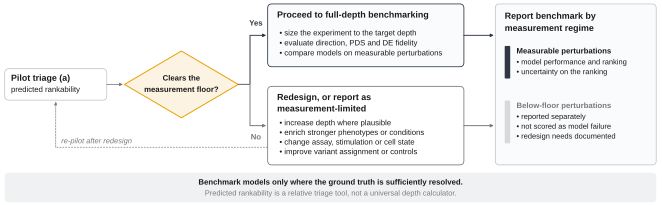

Python code for this plot:
"""Figure 6g - Power-aware reporting protocol (decision half), drawn at final size.

Schematic panel: no data are plotted, so no committed result file is read and no
number is stated.

WHY THIS FILE EXISTS (2026-07-27 rework)
----------------------------------------
The previous panel g was external vector art (Fig6g.pdf, authored on a 1330 pt
canvas and placed at 168 mm, scale 0.36). Two problems, both fixed here:

  1. REDUNDANCY. Its first three boxes ("Pilot screen", "Estimate measurement
     properties", "Predict rankability") were the same three steps already drawn
     in panel a, so a and g told substantially the same story twice and g
     occupied roughly the bottom half of the page to do it. Panel a now stops at
     the predictor OUTPUT and panel g starts at the DECISION, so the two panels
     are sequential: a = what you measure and predict, g = what you then do.
     Panel g's entry chip names panel a rather than redrawing it.

  2. VISUAL LANGUAGE. It used its own font, rounded-box style, a warning triangle,
     a tick-in-circle glyph, and red and green arrows. The house palette has no
     red, and green (#55966B) is JAK1's gene colour in panels b, c and e, so
     neither could be used as an ordinary category colour. This version is drawn
     in matplotlib at exactly 168 x 52 mm (composite scale 1.0) with the same
     box idiom, hairline weight and type sizes as panel a, and uses only:
       - neutral slate / grey ramp for process boxes and the "below floor" path
       - house HOTSPOT amber (#E69F00) for the single decision node
     The Yes / No branches are separated by position, label and box weight, not
     by hue, so the panel survives greyscale.

Wording is held to the Results text (Fig. 6g): triage tool, not a universal
cell-number calculator; "measurement floor" and "measurable perturbations"
throughout; no allele-level identification claim (that boundary condition is
carried by panel a).

Run:  python fig6g_workflow.py  ->  fig6g_workflow.pdf (+ .png)
Vector check:  pdfimages -list fig6g_workflow.pdf | tail -n +3 | wc -l   ->  0
"""
from __future__ import annotations

import os
import sys

sys.path.insert(0, os.path.dirname(os.path.dirname(os.path.abspath(__file__))))
import matplotlib.pyplot as plt
from matplotlib.patches import FancyArrowPatch, FancyBboxPatch, Polygon

import nm_style as S

W_MM, H_MM = 168.0, 52.0         # exactly the placement size in fig6_assemble.tex
TITLE_PT, BODY_PT, NOTE_PT = 6.4, 5.6, 5.4
BOX_EDGE = "#B9BEC4"             # neutral hairline, identical to panel a
BOX_FILL = "#FAFBFC"
STRIP_FILL = "#F0F1F3"           # same flat strip fill as panel a's caveat band
SLATE = S.FEATURE_COLORS["ESM+theta"]   # dark slate = measurable / proceed
MID = S.FEATURE_COLORS["ESM"]           # mid slate
DEC = S.HOTSPOT                          # #E69F00, the figure's only decision accent
DEC_FILL = "#FDF3E2"

# ---- geometry (mm) --------------------------------------------------------
ENTRY = (1.0, 26.5, 27.0, 34.5)
DIA_CX, DIA_CY, DIA_HW, DIA_HH = 46.0, 30.5, 14.5, 8.5
BOX_A = (68.0, 35.0, 118.0, 51.0)   # Yes branch (3 actions)
BOX_B = (68.0, 10.0, 118.0, 30.0)   # No branch (4 actions)
BOX_C = (126.0, 10.0, 167.0, 51.0)  # converged report
STRIP = (1.0, 0.5, 167.0, 8.0)
FEEDBACK_Y = 14.5


def rbox(ax, x0, y0, x1, y1, *, ec=BOX_EDGE, fc=BOX_FILL, lw=0.5, r=1.1, z=1):
    ax.add_patch(FancyBboxPatch((x0, y0), x1 - x0, y1 - y0,
                                boxstyle=f"round,pad=0,rounding_size={r}",
                                linewidth=lw, edgecolor=ec, facecolor=fc, zorder=z))


def arrow(ax, p0, p1, *, color=S.GREY, lw=0.6, ls="-", scale=4.5, z=2):
    ax.add_patch(FancyArrowPatch(p0, p1, arrowstyle="-|>", mutation_scale=scale,
                                 linewidth=lw, color=color, linestyle=ls,
                                 zorder=z, shrinkA=0, shrinkB=0))


def elbow(ax, x_start, y_start, x_turn, y_end, x_end, *, color=S.GREY, lw=0.6):
    """Horizontal-then-vertical-then-horizontal connector ending in an arrowhead."""
    ax.plot([x_start, x_turn], [y_start, y_start], color=color, lw=lw,
            solid_capstyle="butt", zorder=2)
    ax.plot([x_turn, x_turn], [y_start, y_end], color=color, lw=lw,
            solid_capstyle="butt", zorder=2)
    arrow(ax, (x_turn, y_end), (x_end, y_end), color=color, lw=lw)


def bullets(ax, x, y_top, items, *, dy=2.55, size=BODY_PT, color=S.INK):
    for i, txt in enumerate(items):
        ax.text(x, y_top - dy * i, "• " + txt, fontsize=size,
                va="center", ha="left", color=color, zorder=3)


def main() -> None:
    S.apply_rcparams()
    # drawn to an exact canvas: the tight bbox used by the data panels would crop
    # it and change the composite scale
    plt.rcParams["savefig.bbox"] = None

    fig = plt.figure(figsize=(W_MM * S.MM, H_MM * S.MM))
    ax = fig.add_axes([0, 0, 1, 1])
    ax.set_xlim(0, W_MM)
    ax.set_ylim(0, H_MM)
    ax.axis("off")

    # ---- entry: hands over from panel a ------------------------------------
    rbox(ax, *ENTRY, fc="white")
    ax.text(2.6, 32.0, "Pilot triage (a)", fontsize=TITLE_PT, fontweight="bold",
            va="center", ha="left", color=S.INK)
    ax.text(2.6, 29.1, "predicted rankability", fontsize=BODY_PT,
            va="center", ha="left", color=S.INK)
    arrow(ax, (ENTRY[2], DIA_CY), (DIA_CX - DIA_HW - 0.4, DIA_CY))

    # ---- decision node ------------------------------------------------------
    ax.add_patch(Polygon([[DIA_CX, DIA_CY + DIA_HH], [DIA_CX + DIA_HW, DIA_CY],
                          [DIA_CX, DIA_CY - DIA_HH], [DIA_CX - DIA_HW, DIA_CY]],
                         closed=True, linewidth=0.7, edgecolor=DEC,
                         facecolor=DEC_FILL, zorder=2))
    ax.text(DIA_CX, DIA_CY + 1.5, "Clears the", fontsize=BODY_PT,
            fontweight="bold", va="center", ha="center", color=S.INK, zorder=3)
    ax.text(DIA_CX, DIA_CY - 1.4, "measurement floor?", fontsize=BODY_PT,
            fontweight="bold", va="center", ha="center", color=S.INK, zorder=3)

    a_mid = (BOX_A[1] + BOX_A[3]) / 2.0
    b_mid = (BOX_B[1] + BOX_B[3]) / 2.0
    x_turn = 63.5

    # ---- Yes branch ---------------------------------------------------------
    elbow(ax, DIA_CX + DIA_HW, DIA_CY, x_turn, a_mid, BOX_A[0] - 0.4,
          color=SLATE, lw=0.7)
    ax.text(x_turn + 1.5, a_mid + 3.0, "Yes", fontsize=BODY_PT,
            fontweight="bold", va="center", ha="center", color=SLATE)
    rbox(ax, *BOX_A, ec=SLATE, lw=0.6)
    ax.text(70.4, BOX_A[3] - 2.9, "Proceed to full-depth benchmarking",
            fontsize=TITLE_PT, fontweight="bold", va="center", ha="left",
            color=S.INK)
    bullets(ax, 71.0, BOX_A[3] - 7.5,
            ["size the experiment to the target depth",
             "evaluate direction, PDS and DE fidelity",
             "compare models on measurable perturbations"])

    # ---- No branch ----------------------------------------------------------
    elbow(ax, DIA_CX + DIA_HW, DIA_CY, x_turn, b_mid, BOX_B[0] - 0.4,
          color=S.GREY, lw=0.7)
    ax.text(x_turn + 1.5, b_mid - 3.0, "No", fontsize=BODY_PT,
            fontweight="bold", va="center", ha="center", color=S.GREY)
    rbox(ax, *BOX_B, ec=S.GREY, lw=0.6, fc="white")
    # two-line title: the full phrase does not fit the 50 mm box on one line at
    # 6.4 pt, and shrinking the type below the house 5-7 pt band is not an option
    ax.text(70.4, BOX_B[3] - 2.9, "Redesign, or report as",
            fontsize=TITLE_PT, fontweight="bold", va="center", ha="left",
            color=S.INK)
    ax.text(70.4, BOX_B[3] - 5.8, "measurement-limited",
            fontsize=TITLE_PT, fontweight="bold", va="center", ha="left",
            color=S.INK)
    bullets(ax, 71.0, BOX_B[3] - 9.4,
            ["increase depth where plausible",
             "enrich stronger phenotypes or conditions",
             "change assay, stimulation or cell state",
             "improve variant assignment or controls"], dy=2.45)

    # feedback: redesign sends you back to a new pilot
    ax.plot([BOX_B[0], 14.0], [FEEDBACK_Y, FEEDBACK_Y], color=S.GREY, lw=0.5,
            ls=(0, (2.4, 1.8)), zorder=1)
    ax.add_patch(FancyArrowPatch((14.0, FEEDBACK_Y), (14.0, ENTRY[1] - 0.4),
                                 arrowstyle="-|>", mutation_scale=4.5,
                                 linewidth=0.5, color=S.GREY,
                                 linestyle=(0, (2.4, 1.8)), zorder=1,
                                 shrinkA=0, shrinkB=0))
    ax.text(15.4, FEEDBACK_Y + 1.5, "re-pilot after redesign", fontsize=NOTE_PT,
            va="center", ha="left", color=S.GREY, style="italic")

    # ---- converge on a stratified report ------------------------------------
    arrow(ax, (BOX_A[2], a_mid), (BOX_C[0] - 0.4, a_mid), color=SLATE, lw=0.7)
    arrow(ax, (BOX_B[2], b_mid), (BOX_C[0] - 0.4, b_mid), color=S.GREY, lw=0.7)

    rbox(ax, *BOX_C)
    ax.text(128.4, BOX_C[3] - 3.2, "Report benchmark by", fontsize=TITLE_PT,
            fontweight="bold", va="center", ha="left", color=S.INK)
    ax.text(128.4, BOX_C[3] - 6.3, "measurement regime", fontsize=TITLE_PT,
            fontweight="bold", va="center", ha="left", color=S.INK)

    # sub-block 1: measurable (dark slate accent bar)
    ax.add_patch(FancyBboxPatch((128.4, 32.0), 1.4, 8.3,
                                boxstyle="round,pad=0,rounding_size=0.2",
                                linewidth=0.0, facecolor=SLATE, zorder=2))
    ax.text(131.4, 38.9, "Measurable perturbations", fontsize=BODY_PT,
            fontweight="bold", va="center", ha="left", color=S.INK, zorder=3)
    bullets(ax, 131.4, 36.1, ["model performance and ranking",
                              "uncertainty on the ranking"], dy=2.5, size=NOTE_PT)

    # sub-block 2: below floor (light grey accent bar)
    ax.add_patch(FancyBboxPatch((128.4, 15.5), 1.4, 10.9,
                                boxstyle="round,pad=0,rounding_size=0.2",
                                linewidth=0.0, facecolor=S.LIGHT_GREY, zorder=2))
    ax.text(131.4, 25.0, "Below-floor perturbations", fontsize=BODY_PT,
            fontweight="bold", va="center", ha="left", color=S.GREY, zorder=3)
    bullets(ax, 131.4, 22.2, ["reported separately",
                              "not scored as model failure",
                              "redesign needs documented"],
            dy=2.5, size=NOTE_PT, color=S.INK)

    # ---- principle strip ----------------------------------------------------
    rbox(ax, *STRIP, ec="none", fc=STRIP_FILL, r=0.9)
    ax.text(84.0, 5.5, "Benchmark models only where the ground truth is "
                       "sufficiently resolved.",
            fontsize=BODY_PT, fontweight="bold", va="center", ha="center",
            color=S.INK)
    ax.text(84.0, 2.7, "Predicted rankability is a relative triage tool, not a "
                       "universal depth calculator.",
            fontsize=NOTE_PT, va="center", ha="center", color=S.GREY)

    S.save(fig, os.path.join(os.path.dirname(os.path.abspath(__file__)),
                             "fig6g_workflow"))
    print("drawn: decision-half workflow at %.0f x %.0f mm (composite scale 1.0)"
          % (W_MM, H_MM))


if __name__ == "__main__":
    main()
